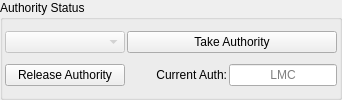
       <widget class="QGroupBox" name="groupBox_commands_2">
        <property name="maximumSize">
         <size>
          <width>360</width>
          <height>16777215</height>
         </size>
        </property>
        <property name="title">
         <string>Authority Status</string>
        </property>
        <layout class="QGridLayout" name="gridLayout_6">
         <property name="leftMargin">
          <number>2</number>
         </property>
         <property name="topMargin">
          <number>2</number>
         </property>
         <property name="rightMargin">
          <number>2</number>
         </property>
         <property name="bottomMargin">
          <number>2</number>
         </property>
         <property name="spacing">
          <number>2</number>
         </property>
         <item row="0" column="0">
          <widget class="QComboBox" name="combobox_authority">
           <property name="enabled">
            <bool>false</bool>
           </property>
           <property name="minimumSize">
            <size>
             <width>120</width>
             <height>22</height>
            </size>
           </property>
           <property name="opcua_type" stdset="0">
            <string>DscCmdAuthorityType</string>
           </property>
          </widget>
         </item>
         <item row="1" column="0">
          <widget class="QPushButton" name="button_release_auth">
           <property name="enabled">
            <bool>true</bool>
           </property>
           <property name="sizePolicy">
            <sizepolicy hsizetype="Preferred" vsizetype="Fixed">
             <horstretch>0</horstretch>
             <verstretch>0</verstretch>
            </sizepolicy>
           </property>
           <property name="minimumSize">
            <size>
             <width>120</width>
             <height>22</height>
            </size>
           </property>
           <property name="text">
            <string>Release Authority</string>
           </property>
           <property name="opcua_cmd" stdset="0">
            <string>CommandArbiter.Commands.TakeReleaseAuth</string>
           </property>
          </widget>
         </item>
         <item row="1" column="2">
          <widget class="QLineEdit" name="opcua_cmd_authority">
           <property name="focusPolicy">
            <enum>Qt::FocusPolicy::NoFocus</enum>
           </property>
           <property name="alignment">
            <set>Qt::AlignmentFlag::AlignCenter</set>
           </property>
           <property name="readOnly">
            <bool>true</bool>
           </property>
           <property name="placeholderText">
            <string>LMC</string>
           </property>
           <property name="opcua" stdset="0">
            <string>CommandArbiter.Status.DscCmdAuthority</string>
           </property>
           <property name="opcua_type" stdset="0">
            <string>DscCmdAuthorityType</string>
           </property>
          </widget>
         </item>
         <item row="1" column="1">
          <widget class="QLabel" name="label_29">
           <property name="minimumSize">
            <size>
             <width>100</width>
             <height>0</height>
            </size>
           </property>
           <property name="text">
            <string>Current Auth:</string>
           </property>
           <property name="alignment">
            <set>Qt::AlignmentFlag::AlignRight|Qt::AlignmentFlag::AlignTrailing|Qt::AlignmentFlag::AlignVCenter</set>
           </property>
          </widget>
         </item>
         <item row="0" column="1" colspan="2">
          <widget class="QPushButton" name="button_take_auth">
           <property name="enabled">
            <bool>true</bool>
           </property>
           <property name="text">
            <string>Take Authority</string>
           </property>
           <property name="opcua_cmd" stdset="0">
            <string>CommandArbiter.Commands.TakeReleaseAuth</string>
           </property>
          </widget>
         </item>
        </layout>
       </widget>
